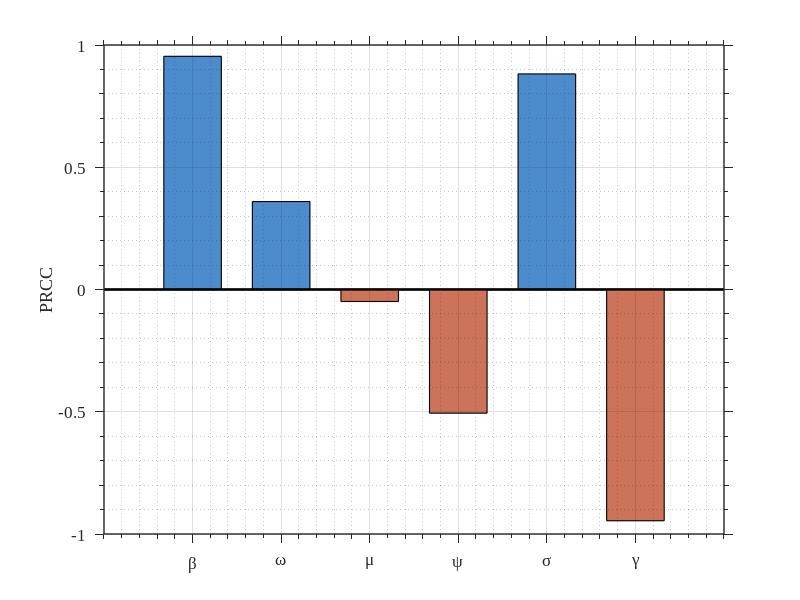

MATLAB code for this plot: (Note: this script raises an error after producing the figure.)
function PRCC_R0E_R0R_analysis_v2
clc;
clear;
close all;
rng(1);
%% 
% SETTINGS
% Number of Latin Hypercube samples
N = 5000;

% Save figures automatically?
saveFigures = false;

% Figure export resolution
exportResolution = 600;

% GLOBAL PLOTTING STYLE
set(groot, 'defaultFigureColor', 'w');
set(groot, 'defaultAxesFontName', 'Times New Roman');
set(groot, 'defaultTextFontName', 'Times New Roman');
set(groot, 'defaultAxesFontSize', 12);
set(groot, 'defaultTextFontSize', 12);
set(groot, 'defaultAxesLineWidth', 1.0);
set(groot, 'defaultLineLineWidth', 1.5);
set(groot, 'defaultAxesBox', 'on');
set(groot, 'defaultAxesTickDir', 'out');

% Professional figure colors
colorR0E = [0.10 0.35 0.65];   % deep academic blue
colorR0R = [0.70 0.25 0.12];   % deep academic reddish-brown

% BASELINE PARAMETER VALUES
base.mu     = 0.02;

% Normalization condition Lambda = eta = mu
base.Lambda = base.mu;
base.eta    = base.mu;

base.beta   = 0.70;
base.gamma  = 0.25;
base.psi    = 0.30;
base.alpha  = 0.50;
base.omega  = 0.05;
base.sigma  = 0.40;

base.lambda = 0.25;
base.phi    = 0.60;
base.delta  = 0.15;
base.theta  = 0.10;

baseline_R0E = base.beta * ((base.omega + base.mu) + base.sigma * base.psi) / ...
               ((base.omega + base.psi + base.mu) * (base.gamma + base.mu));

baseline_R0R = base.lambda / (base.delta + base.mu);

fprintf('\n==============================================================\n');
fprintf('NORMALIZED THEORETICAL BASELINE VALUES\n');
fprintf('All rates are per normalized model time unit.\n');
fprintf('==============================================================\n');
fprintf('Lambda  = %.4f   (= mu)\n', base.Lambda);
fprintf('mu      = %.4f\n', base.mu);
fprintf('eta     = %.4f   (= mu)\n', base.eta);
fprintf('beta    = %.4f\n', base.beta);
fprintf('gamma   = %.4f\n', base.gamma);
fprintf('psi     = %.4f\n', base.psi);
fprintf('alpha   = %.4f\n', base.alpha);
fprintf('omega   = %.4f\n', base.omega);
fprintf('sigma   = %.4f\n', base.sigma);
fprintf('lambda  = %.4f\n', base.lambda);
fprintf('phi     = %.4f\n', base.phi);
fprintf('delta   = %.4f\n', base.delta);
fprintf('theta   = %.4f\n', base.theta);
fprintf('--------------------------------------------------------------\n');
fprintf('Baseline R0E = %.6f\n', baseline_R0E);
fprintf('Baseline R0R = %.6f\n', baseline_R0R);
fprintf('LHS sample size N = %d\n', N);
fprintf('==============================================================\n\n');

fprintf('FIGURE DESCRIPTION\n');
fprintf('--------------------------------------------------------------\n');
fprintf('Figure 1: PRCC bar plot for R0E. Positive bars indicate parameters\n');
fprintf('          that increase the epidemic reproduction number, while\n');
fprintf('          negative bars indicate parameters that reduce it.\n\n');
fprintf('Figure 2: Scatter plots of sampled epidemic parameters against R0E.\n');
fprintf('          All panels use the same y-axis scale and deep blue markers.\n\n');
fprintf('Figure 3: PRCC bar plot for R0R. Positive bars indicate parameters\n');
fprintf('          that increase the rumor reproduction number, while\n');
fprintf('          negative bars indicate parameters that reduce it.\n\n');
fprintf('Figure 4: Scatter plots of sampled rumor parameters against R0R.\n');
fprintf('          All panels use the same y-axis scale and reddish-brown markers.\n');
fprintf('--------------------------------------------------------------\n\n');

%PRCC FOR EPIDEMIC REPRODUCTION NUMBER R0E

paramNamesE = {'\beta','\omega','\mu','\psi','\sigma','\gamma'};
plainNamesE = {'beta','omega','mu','psi','sigma','gamma'};

mE = length(paramNamesE);

lowE  = zeros(1,mE);
highE = zeros(1,mE);

% Parameter uncertainty ranges: 50% to 150% of normalized baseline
lowE(1)  = 0.5 * base.beta;   highE(1) = 1.5 * base.beta;    % beta
lowE(2)  = 0.5 * base.omega;  highE(2) = 1.5 * base.omega;   % omega
lowE(3)  = 0.5 * base.mu;     highE(3) = 1.5 * base.mu;      % mu
lowE(4)  = 0.5 * base.psi;    highE(4) = 1.5 * base.psi;     % psi
lowE(5)  = 0.5 * base.sigma;  highE(5) = 1.5 * base.sigma;   % sigma
lowE(6)  = 0.5 * base.gamma;  highE(6) = 1.5 * base.gamma;   % gamma

XE = manual_lhs(N, lowE, highE);

betaE  = XE(:,1);
omegaE = XE(:,2);
muE    = XE(:,3);
psiE   = XE(:,4);
sigmaE = XE(:,5);
gammaE = XE(:,6);

% Normalization inside every sample: Lambda = mu
LambdaE = muE; %#ok<NASGU>

R0E = betaE .* ((omegaE + muE) + sigmaE .* psiE) ./ ...
      ((omegaE + psiE + muE) .* (gammaE + muE));

[PRCC_E, pval_E] = compute_prcc(XE, R0E);

fprintf('\n==============================================================\n');
fprintf('PRCC ANALYSIS FOR EPIDEMIC REPRODUCTION NUMBER R0E\n');
fprintf('==============================================================\n');
fprintf('R0E = beta * ((omega+mu) + sigma*psi) / ((omega+psi+mu)*(gamma+mu))\n\n');

print_distribution_summary('R0E', R0E);

fprintf('\n%-10s   %-10s   %-12s   %-6s\n','Parameter','PRCC','p-value','Sig.');
fprintf('%s\n', repmat('-',1,50));
for i = 1:mE
    starText = significance_stars(pval_E(i));
    fprintf('%-10s   %+0.6f    %0.3e     %-6s\n', ...
        plainNamesE{i}, PRCC_E(i), pval_E(i), starText);
end

print_ranking('R0E', plainNamesE, PRCC_E, pval_E);

%Figure 1: PRCC bar plot for R0E
fig1 = figure('Color','w','Position',[100 100 780 540]);
plot_prcc_bar(PRCC_E, pval_E, paramNamesE);

title('Partial Rank Correlation Coefficients for R_{0E}', ...
    'Interpreter','tex', ...
    'FontName','Times New Roman', ...
    'FontWeight','bold');

ylabel('PRCC', 'FontName','Times New Roman');
apply_academic_axes(gca);

if saveFigures
    save_publication_figure(fig1, 'Figure_PRCC_R0E_bar.png', exportResolution);
end

%Figure 2: Scatter plots for R0E
fig2 = figure('Color','w','Position',[80 80 1120 720]);
ylE = padded_limits(R0E);

for i = 1:mE
    subplot(2,3,i);
    
    scatter(XE(:,i), R0E, 13, ...
        'MarkerFaceColor', colorR0E, ...
        'MarkerEdgeColor', colorR0E, ...
        'MarkerFaceAlpha', 0.35, ...
        'MarkerEdgeAlpha', 0.35);
    
    xlabel(paramNamesE{i}, ...
        'Interpreter','tex', ...
        'FontName','Times New Roman');
    
    ylabel('R_{0E}', ...
        'Interpreter','tex', ...
        'FontName','Times New Roman');
    
title(sprintf('PRCC = %+0.3f', PRCC_E(i)), ...
        'FontWeight','bold', ...
        'FontName','Times New Roman');
    
    ylim(ylE);
    grid on;
    grid minor;
    apply_academic_axes(gca);
end

add_super_title('Scatter Plots of Sampled Epidemic Parameters versus R_{0E}');

if saveFigures
    save_publication_figure(fig2, 'Figure_PRCC_R0E_scatter.png', exportResolution);
end

%PRCC FOR RUMOR REPRODUCTION NUMBER R0R

paramNamesR = {'\lambda','\delta','\mu'};
plainNamesR = {'lambda','delta','mu'};

mR = length(paramNamesR);

lowR  = zeros(1,mR);
highR = zeros(1,mR);

% Parameter uncertainty ranges: 50% to 150% of normalized baseline
lowR(1)  = 0.5 * base.lambda;   highR(1) = 1.5 * base.lambda;   % lambda
lowR(2)  = 0.5 * base.delta;    highR(2) = 1.5 * base.delta;    % delta
lowR(3)  = 0.5 * base.mu;       highR(3) = 1.5 * base.mu;       % mu

XR = manual_lhs(N, lowR, highR);

lambdaR = XR(:,1);
deltaR  = XR(:,2);
muR     = XR(:,3);

% Normalization inside every sample: eta = mu
etaR = muR; %#ok<NASGU>

R0R = lambdaR ./ (deltaR + muR);

[PRCC_R, pval_R] = compute_prcc(XR, R0R);

fprintf('\n==============================================================\n');
fprintf('PRCC ANALYSIS FOR RUMOR REPRODUCTION NUMBER R0R\n');
fprintf('==============================================================\n');
fprintf('R0R = lambda / (delta + mu)\n\n');

print_distribution_summary('R0R', R0R);

fprintf('\n%-10s   %-10s   %-12s   %-6s\n','Parameter','PRCC','p-value','Sig.');
fprintf('%s\n', repmat('-',1,50));
for i = 1:mR
    starText = significance_stars(pval_R(i));
    fprintf('%-10s   %+0.6f    %0.3e     %-6s\n', ...
        plainNamesR{i}, PRCC_R(i), pval_R(i), starText);
end

print_ranking('R0R', plainNamesR, PRCC_R, pval_R);

%Figure 3: PRCC bar plot for R0R
fig3 = figure('Color','w','Position',[100 100 680 520]);
plot_prcc_bar(PRCC_R, pval_R, paramNamesR);

title('Partial Rank Correlation Coefficients for R_{0R}', ...
    'Interpreter','tex', ...
    'FontName','Times New Roman', ...
    'FontWeight','bold');

ylabel('PRCC', 'FontName','Times New Roman');
apply_academic_axes(gca);

if saveFigures
    save_publication_figure(fig3, 'Figure_PRCC_R0R_bar.png', exportResolution);
end

% Figure 4: Scatter plots for R0R
fig4 = figure('Color','w','Position',[90 90 1000 400]);
ylR = padded_limits(R0R);

for i = 1:mR
    subplot(1,3,i);
    
    scatter(XR(:,i), R0R, 15, ...
        'MarkerFaceColor', colorR0R, ...
        'MarkerEdgeColor', colorR0R, ...
        'MarkerFaceAlpha', 0.40, ...
        'MarkerEdgeAlpha', 0.40);
    
    xlabel(paramNamesR{i}, ...
        'Interpreter','tex', ...
        'FontName','Times New Roman');
    
    ylabel('R_{0R}', ...
        'Interpreter','tex', ...
        'FontName','Times New Roman');
    
 title(sprintf('PRCC = %+0.3f', PRCC_R(i)), ...
        'FontWeight','bold', ...
        'FontName','Times New Roman');
    
    ylim(ylR);
    grid on;
    grid minor;
    apply_academic_axes(gca);
end

add_super_title('Scatter Plots of Sampled Rumor Parameters versus R_{0R}');

if saveFigures
    save_publication_figure(fig4, 'Figure_PRCC_R0R_scatter.png', exportResolution);
end

fprintf('\n==============================================================\n');
fprintf('ANALYSIS COMPLETE\n');
if saveFigures
    fprintf('Generated figures:\n');
    fprintf('  Figure_PRCC_R0E_bar.png\n');
    fprintf('  Figure_PRCC_R0E_scatter.png\n');
    fprintf('  Figure_PRCC_R0R_bar.png\n');
    fprintf('  Figure_PRCC_R0R_scatter.png\n');
else
    fprintf('Figures were generated but not saved. Set saveFigures = true to export them.\n');
end
fprintf('==============================================================\n\n');

end

% Manual Latin Hypercube Sampling

function X = manual_lhs(N, low, high)
m = length(low);
X = zeros(N,m);

for j = 1:m
    perm = randperm(N)';
    u = rand(N,1);
    lhs_col = (perm - u) / N;
    X(:,j) = low(j) + lhs_col .* (high(j) - low(j));
end

end

% PRCC calculation

function [PRCC, pval] = compute_prcc(X, Y)
[N, m] = size(X);

RankX = zeros(N,m);
for j = 1:m
    RankX(:,j) = rank_vector_avg_ties(X(:,j));
end

RankY = rank_vector_avg_ties(Y);

PRCC = zeros(m,1);
pval = zeros(m,1);

for i = 1:m
    otherIndex = setdiff(1:m,i);
    Z = [ones(N,1), RankX(:,otherIndex)];

    bx = Z \ RankX(:,i);
    residualX = RankX(:,i) - Z * bx;

    by = Z \ RankY;
    residualY = RankY - Z * by;

    C = corrcoef(residualX, residualY);
    r = C(1,2);
    PRCC(i) = r;

    df = N - m - 1;
    if abs(r) >= 1
        pval(i) = 0;
    else
        tstat = abs(r) * sqrt(df / (1 - r^2));
        x = df / (df + tstat^2);
        pval(i) = betainc(x, df/2, 0.5);
    end
end

end

% Rank transformation with average ranks for ties


function ranks = rank_vector_avg_ties(x)
N = length(x);
[xs, idx] = sort(x);

naive = zeros(N,1);
naive(idx) = 1:N;

ranks = naive;

i = 1;
while i <= N
    j = i;
    while j < N && xs(j+1) == xs(j)
        j = j + 1;
    end
    
    if j > i
        avgRank = (i + j) / 2;
        ranks(idx(i:j)) = avgRank;
    end
    
    i = j + 1;
end

end


% Significance stars

function starText = significance_stars(p)

if p < 0.001
    starText = '***';
elseif p < 0.01
    starText = '**';
elseif p < 0.05
    starText = '*';
else
    starText = 'ns';
end

end


% Distribution summary printout


function print_distribution_summary(name, Y)

fprintf('Distribution of %s across %d LHS samples:\n', name, length(Y));
fprintf('  mean    = %0.4f\n', mean(Y));
fprintf('  std     = %0.4f\n', std(Y));
fprintf('  min     = %0.4f\n', min(Y));
fprintf('  median  = %0.4f\n', median(Y));
fprintf('  max     = %0.4f\n', max(Y));
fprintf('  P(.<1)  = %0.4f   (fraction of samples with %s < 1)\n', ...
    mean(Y < 1), name);
fprintf('  P(.>1)  = %0.4f\n', mean(Y > 1));

end


% Print PRCC ranking by absolute value

function print_ranking(name, paramNames, PRCC, pval)

[~, ord] = sort(abs(PRCC), 'descend');

fprintf('\n%s sensitivity ranking by |PRCC|:\n', name);

for k = 1:length(ord)
    i = ord(k);
    fprintf('  %d. %-8s  PRCC = %+0.4f  (p = %0.2e %s)\n', ...
        k, paramNames{i}, PRCC(i), pval(i), significance_stars(pval(i)));
end

end


% PRCC bar plot helper

function plot_prcc_bar(PRCC, pval, names)

m = length(PRCC);
hold on;

posMask = PRCC >= 0;
negMask = PRCC < 0;

% Muted journal-style colors for positive and negative PRCC values
positiveColor = [0.30 0.55 0.80];
negativeColor = [0.80 0.45 0.35];

if any(posMask)
    b1 = bar(find(posMask), PRCC(posMask), 0.65);
    set(b1, ...
        'FaceColor', positiveColor, ...
        'EdgeColor', 'k', ...
        'LineWidth', 0.8);
end

if any(negMask)
    b2 = bar(find(negMask), PRCC(negMask), 0.65);
    set(b2, ...
        'FaceColor', negativeColor, ...
        'EdgeColor', 'k', ...
        'LineWidth', 0.8);
end



plot([0 m+1], [0 0], 'k-', 'LineWidth', 1.0);

set(gca, 'XTick', 1:m);
set(gca, 'XTickLabel', names);
set(gca, 'FontName', 'Times New Roman');
set(gca, 'FontSize', 12);

ylabel('PRCC', 'FontName','Times New Roman');

ylim([-1 1]);
xlim([0 m+1]);

grid on;
grid minor;
apply_academic_axes(gca);

hold off;

end


%Padded y-axis limits


function yl = padded_limits(Y)

ymin = min(Y);
ymax = max(Y);

pad = 0.06 * (ymax - ymin);

if pad == 0
    pad = 0.1;
end

yl = [ymin - pad, ymax + pad];

end


%  Academic axis formatting


function apply_academic_axes(ax)

set(ax, ...
    'FontName', 'Times New Roman', ...
    'FontSize', 12, ...
    'LineWidth', 1.0, ...
    'Box', 'on', ...
    'TickDir', 'out', ...
    'TickLength', [0.015 0.015], ...
    'XMinorTick', 'on', ...
    'YMinorTick', 'on', ...
    'Layer', 'top');

ax.GridAlpha = 0.20;
ax.MinorGridAlpha = 0.08;

end


function add_super_title(titleText)

if exist('sgtitle', 'file') == 2 || exist('sgtitle', 'builtin') == 5
    sgtitle(titleText, ...
        'FontName', 'Times New Roman', ...
        'FontWeight', 'bold', ...
        'FontSize', 14, ...
        'Interpreter', 'tex');
else
    annotation('textbox', [0 0.95 1 0.04], ...
        'String', titleText, ...
        'EdgeColor', 'none', ...
        'HorizontalAlignment', 'center', ...
        'FontName', 'Times New Roman', ...
        'FontWeight', 'bold', ...
        'FontSize', 14);
end

end


function save_publication_figure(figHandle, fileName, resolution)

if exist('exportgraphics', 'file') == 2
    exportgraphics(figHandle, fileName, 'Resolution', resolution);
else
    set(figHandle, 'PaperPositionMode', 'auto');
    print(figHandle, fileName, '-dpng', ['-r', num2str(resolution)]);
end

end
